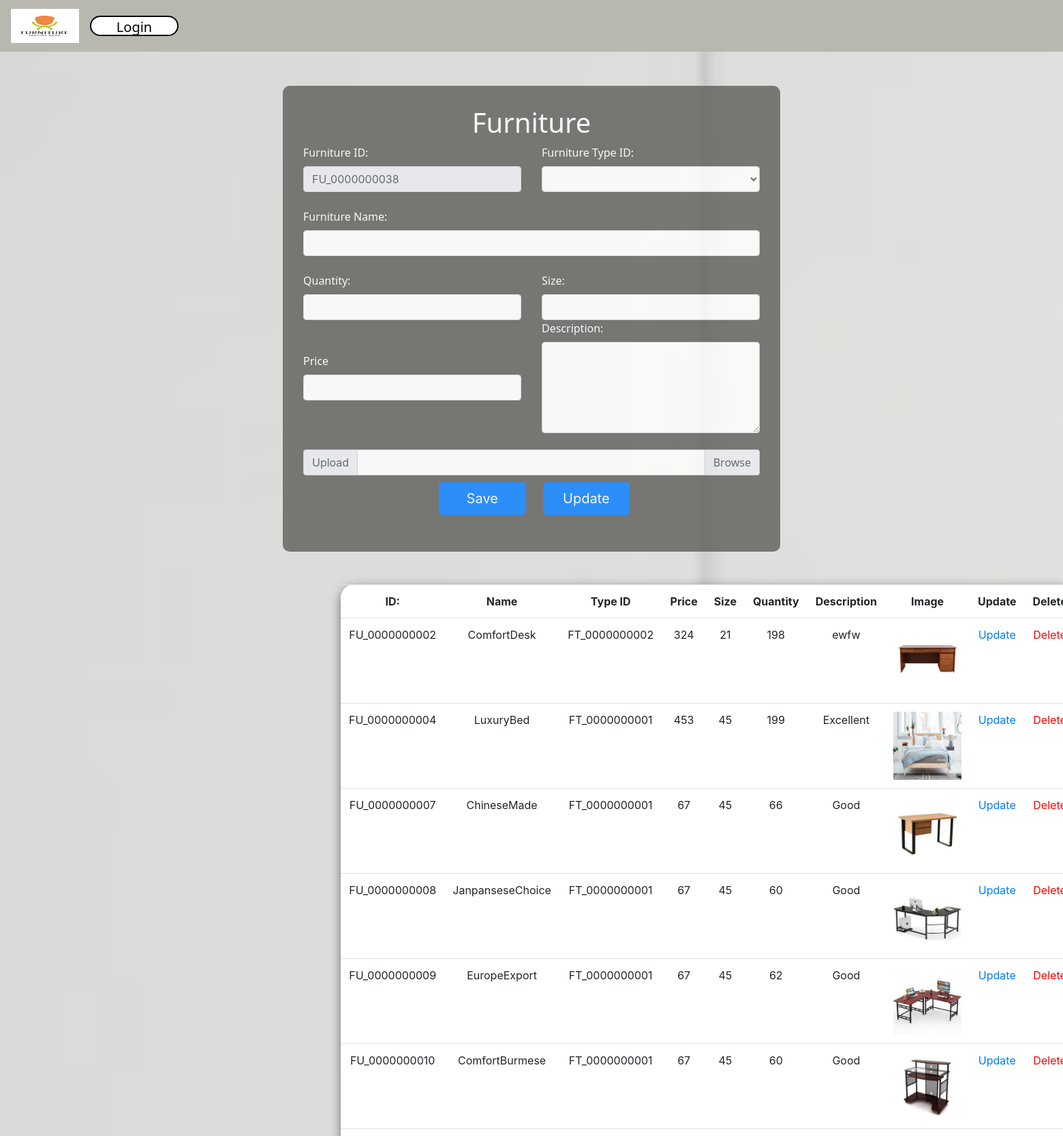
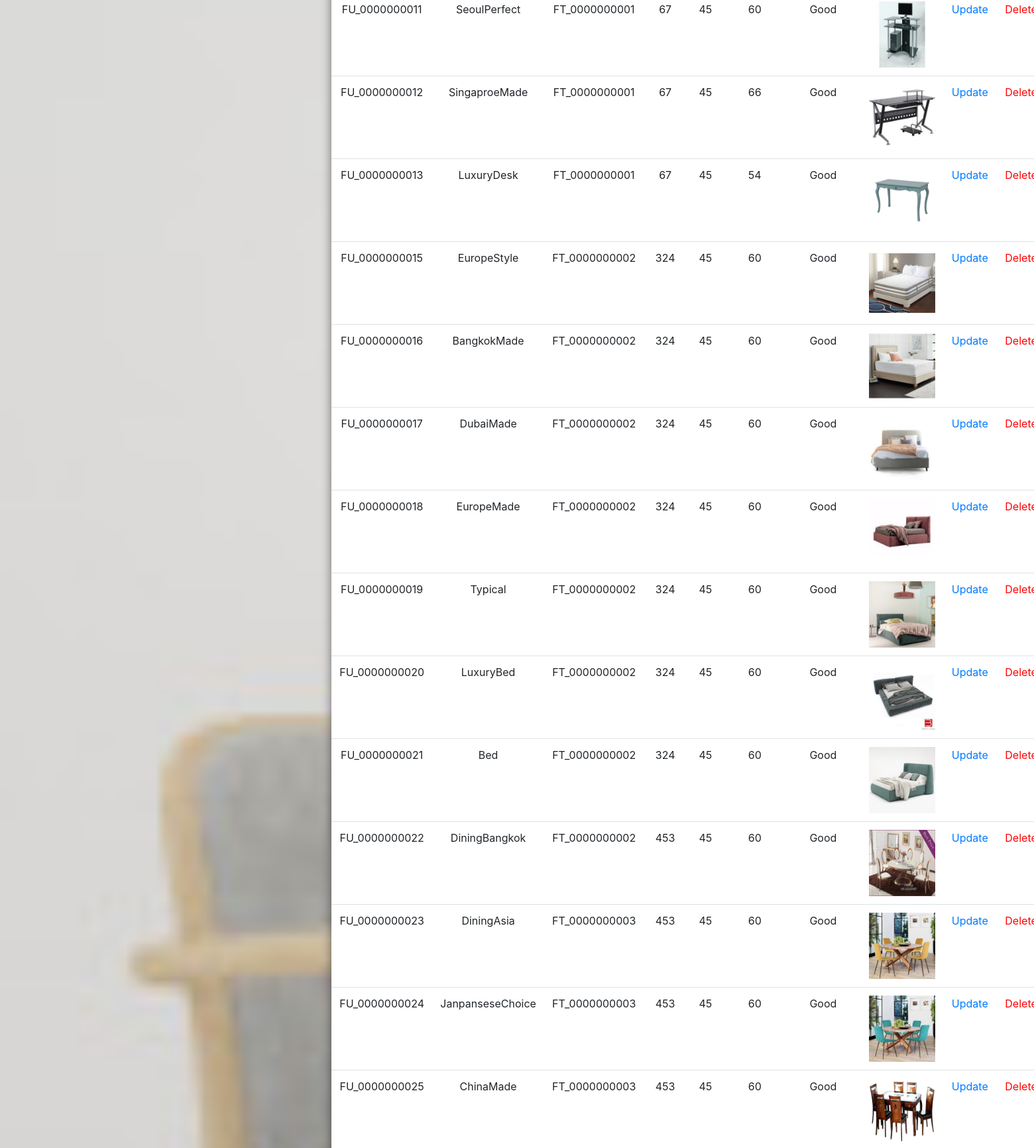
The app's page /furniture.php (upper part) with its own data (2 pictures, top to bottom).
### tables this page shows
CREATE TABLE `furniture` (
  `FurnitureID` varchar(50) NOT NULL,
  `FurnitureName` varchar(50) NOT NULL,
  `FurnitureTypeID` varchar(200) NOT NULL,
  `Price` varchar(50) NOT NULL,
  `size` varchar(50) NOT NULL,
  `quantity` varchar(50) NOT NULL,
  `description` varchar(200) NOT NULL,
  `image` varchar(200) NOT NULL
);

### autoid.php (called while the page is built)
<?php
function autoID($table,$columnname,$prefix,$numberofzero,$startid)
{
$con=mysqli_connect("localhost","root","","furniture");
$sql="SELECT * FROM $table ORDER BY $columnname DESC";
$result=mysqli_query($con,$sql);
if(mysqli_num_rows($result)>0)
{
$data=mysqli_fetch_array($result);
$id=$data["$columnname"];
$id=str_replace($prefix,"",$id);
$id=((int)$id)+1;
$id=str_pad($id,$numberofzero,"0",STR_PAD_LEFT);
$id=$prefix.$id;
return $id;
}
else
{
return $startid;
}
}
?>

### furniture.php (the view, shortened to what this page needs)
<!DOCTYPE html>
<html lang="en" dir="ltr">
  <head>
    <link rel="stylesheet" type="text/css" href="css/bootstrap.css">
    <link rel="stylesheet" type="text/css" href="css/formsignin.css">
    <link rel="stylesheet" type="text/css" href="css/formstyle.css">
  </head>
  <body>
  <nav class="navbar navbar-expand-lg  navbar navbar-dark" style="background-color:#b8b8b1;">
      <a  class="navbar-brand" href="#">
        <img src="img/logo.png" width="100" height="50" alt="" loading="lazy">
      </a>
      <div class="collapse navbar-collapse" id="navbarSupportedContent">
        <?php if(!isset($_SESSION['admin'])){?>
        <div class="row">
          <div class="col-md-12">
            <div class="signin">
              <a href="#" data-target="#login-modal" data-toggle="modal" >Login
              </a>
            </div>
          </div>
        </div>
        <?php }?>
      </div>
    </nav>
    <?php
$eid='';$eftypeid=''; $efurname=''; $eqty='';  $esize=''; $eprice ='';$edescription=''; $eimage='';$editdestination='';
$editid='';$editftypeid=''; $editfurname=''; $editqty='';  $editsize=''; $editprice ='';$editdescription=''; $editimage='';
include "autoid.php";
$autoid=autoID("furniture","FurnitureID","FU_",10,"FU_0000000001");
?>
    <div class="container ">
      <form action="furniture.php" method="post" enctype="multipart/form-data">
        <div class="row ">
          <div class="col-lg-2">
          </div>
          <div class="col-lg-8">
            <div id="ui">
              <h1 class="text-center">Furniture
              </h1>
              <form class="form-group text-center">
                <div class="row">
                  <div class="col-lg-6">
                    <label>Furniture ID:
                    </label>
                    <input type="text" name="txtfurid" class="form-control"
                           value="<?php echo $autoid; echo $editid;?>" readonly="true">
                  </div>
                  <div class="col-lg-6">
                    <label>Furniture Type ID:
                    </label>
                    <select name="txtfurtypeid" class="form-control" >
                      <option selected>
                      </option>
                    </select>
                  </div>
                </div>
                <br>
                <label>Furniture Name:
                </label>
                <input type="text" name="txtfurname" class="form-control" value="<?php echo $efurname ?>">
                <br>
                <div class="row">
                  <div class="col-lg-6">
                    <label>Quantity:
                    </label>
                    <input type="text" name="txtqty" class="form-control"
                           value="<?php echo $eqty ?>">
                  </div>
                  <div class="col-lg-6">
                    <label>Size:
                    </label>
                    <input type="tel" name="txtsize" class="form-control" name="txtsize"
                           value="<?php echo $esize; ?>">
                  </div>
                </div>
                <div class="row">
                  <div class="col-lg-6">
                    <br>
                    <br>
                    <label>Price
                    </label>
                    <input type="text" name="txtprice" class="form-control"
                           value="<?php echo $eprice; ?>">
                  </div>
                  <br>
                  <div class="col-lg-6">
                    <label>Description:
                    </label>
                    <textarea name="txtdescription" class="form-control"
                              rows="5">
                      <?php echo $edescription; ?>
                    </textarea>
                  </div>
                </div>
                <br>
                <div class="input-group">
                  <div class="input-group-prepend">
                    <span class="input-group-text" id="inputGroupFileAddon01">Upload
                    </span>
                  </div>
                  <div class="custom-file">
                    <label class="custom-file-label" for="inputGroupFile01">Choose file
                    </label>
                  </div>
                </div>
                <div class="row text-center" style="padding-left:90px;"> &nbsp;&nbsp;&nbsp;&nbsp;&nbsp;&nbsp; &nbsp;&nbsp;&nbsp; &nbsp;&nbsp;&nbsp; &nbsp;&nbsp;&nbsp; &nbsp;&nbsp;&nbsp;
                  <div class="col-lg-3">
                    <div class="row text-center" >
                      <input type="submit" name="save" value=" Save "
                             class="btn btn-primary btn-block btn-lg">
                    </div>
                  </div>
                  <div class="col-lg-6">
                    <a href="furniture.php">
                      <div class="row text-center">
                        <input type="submit" name="edit" value="Update"
                               class="btn btn-primary btn-block btn-lg">
                        </a>
                      </div>
                  </div>
                  <br>
                  <br>
                </div>
              </form>
              <br>
            </div>
<br>
<br>
<div class="container" style="margin-left:500px;">
  <div class="row text-center">
    <table style="width:900px; height:500px; overflow-y:auto;background-color:white;"
           class="table table-hover white">
      <tbody>
        <tr>
          <th scope="col"> ID:
          </th>
          <th scope="col">Name
          </th>
          <th scope="col"> Type ID
          </th>
          <th scope="col">Price
          </th>
          <th scope="col">Size
          </th>
          <th scope="col"> Quantity
          </th>
          <th scope="col"> Description
          </th>
          <th scope="col"> Image
          </th>
          <th scope="col">Update
          </th>
          <th scope="col">Delete
          </th>
        </tr>
        <?php
$query = "SELECT * FROM furniture";
$result = mysqli_query($con, $query);
while ($data = mysqli_fetch_array($result))
{
$photo= '<img src="'.$data[7].'"width="100" height="100"/>';
echo "<tr><td scope='row'>" . $data[0] . "</td><td scope='row'>" . $data[1] . "</td><td scope='row'>" . $data[2] . "</td><td scope='row'>" . $data[3] . "</td><td scope='row'>" . $data[4] . "</td>
<td scope='row'>" . $data[5] . "</td><td scope='row'>" . $data[6] . "</td><td scope='row'>" . $photo . "</td><td scope='row'><a href='furniture.php?eid=" . $data[0] . "'>Update</a></td><td scope='row'><a href='furniture.php?did=" . $data[0] . "' ><font style='color:red;'>Delete</font></a></td></tr>";
}
?>
      </tbody>
    </table>
  </div>
</div>
</body>
</html>

### css/formsignin.css (style rules this page uses)
.signin { width: 130px; height: 30px; float: left; background-color: white; border: 2px solid black; border-radius: 20px; text-align: center; }
.signin a { text-decoration: none; font-family: "system-ui"; padding: 20px; font-size: 20px; color: black; }

### css/formstyle.css (style rules this page uses)
body { background-image:url("background2.jpg"); background-size: cover; background-position: cover cover; background-attachment: fixed; }
#ui { background-color: #5d5d59; padding: 30px; margin-top: 50px; border-radius: 10px; opacity: 0.8; }
#ui label,h1 { color:white; font-family: "system-ui"; }
.btn { margin-top: 10px; margin-left: 25px; size: 30px; }
table { border-radius: 20px; box-shadow: 0 5px 15px rgba(0, 0, 0, .5); width:900px; height:500px; overflow-y:auto;background-color:white; }

### records on screen
furniture: FurnitureID "FU_0000000002", FurnitureName "ComfortDesk", FurnitureTypeID "FT_0000000002", Price "324", size "21", quantity "198", description "ewfw", image (picture)
furniture: FurnitureID "FU_0000000004", FurnitureName "LuxuryBed", FurnitureTypeID "FT_0000000001", Price "453", size "45", quantity "199", description "Excellent", image (picture)
furniture: FurnitureID "FU_0000000007", FurnitureName "ChineseMade", FurnitureTypeID "FT_0000000001", Price "67", size "45", quantity "66", description "Good", image (picture)
furniture: FurnitureID "FU_0000000008", FurnitureName "JanpanseseChoice", FurnitureTypeID "FT_0000000001", Price "67", size "45", quantity "60", description "Good", image (picture)
furniture: FurnitureID "FU_0000000009", FurnitureName "EuropeExport", FurnitureTypeID "FT_0000000001", Price "67", size "45", quantity "62", description "Good", image (picture)
furniture: FurnitureID "FU_0000000010", FurnitureName "ComfortBurmese", FurnitureTypeID "FT_0000000001", Price "67", size "45", quantity "60", description "Good", image (picture)
furniture: FurnitureID "FU_0000000011", FurnitureName "SeoulPerfect", FurnitureTypeID "FT_0000000001", Price "67", size "45", quantity "60", description "Good", image (picture)
furniture: FurnitureID "FU_0000000012", FurnitureName "SingaproeMade", FurnitureTypeID "FT_0000000001", Price "67", size "45", quantity "66", description "Good", image (picture)
furniture: FurnitureID "FU_0000000013", FurnitureName "LuxuryDesk", FurnitureTypeID "FT_0000000001", Price "67", size "45", quantity "54", description "Good", image (picture)
furniture: FurnitureID "FU_0000000015", FurnitureName "EuropeStyle", FurnitureTypeID "FT_0000000002", Price "324", size "45", quantity "60", description "Good", image (picture)
furniture: FurnitureID "FU_0000000016", FurnitureName "BangkokMade", FurnitureTypeID "FT_0000000002", Price "324", size "45", quantity "60", description "Good", image (picture)
furniture: FurnitureID "FU_0000000017", FurnitureName "DubaiMade", FurnitureTypeID "FT_0000000002", Price "324", size "45", quantity "60", description "Good", image (picture)
furniture: FurnitureID "FU_0000000018", FurnitureName "EuropeMade", FurnitureTypeID "FT_0000000002", Price "324", size "45", quantity "60", description "Good", image (picture)
furniture: FurnitureID "FU_0000000019", FurnitureName "Typical", FurnitureTypeID "FT_0000000002", Price "324", size "45", quantity "60", description "Good", image (picture)
furniture: FurnitureID "FU_0000000020", FurnitureName "LuxuryBed", FurnitureTypeID "FT_0000000002", Price "324", size "45", quantity "60", description "Good", image (picture)
furniture: FurnitureID "FU_0000000021", FurnitureName "Bed", FurnitureTypeID "FT_0000000002", Price "324", size "45", quantity "60", description "Good", image (picture)
furniture: FurnitureID "FU_0000000022", FurnitureName "DiningBangkok", FurnitureTypeID "FT_0000000002", Price "453", size "45", quantity "60", description "Good", image (picture)
furniture: FurnitureID "FU_0000000023", FurnitureName "DiningAsia", FurnitureTypeID "FT_0000000003", Price "453", size "45", quantity "60", description "Good", image (picture)
furniture: FurnitureID "FU_0000000024", FurnitureName "JanpanseseChoice", FurnitureTypeID "FT_0000000003", Price "453", size "45", quantity "60", description "Good", image (picture)
furniture: FurnitureID "FU_0000000025", FurnitureName "ChinaMade", FurnitureTypeID "FT_0000000003", Price "453", size "45", quantity "60", description "Good", image (picture)
